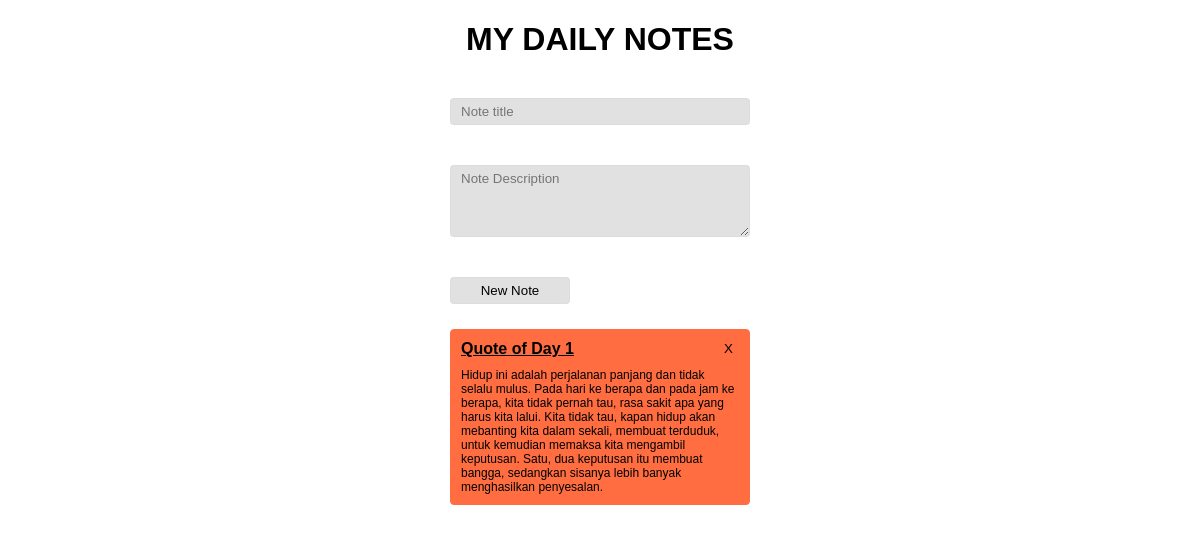
The page / on the database its author committed.
### tables this page shows
CREATE TABLE `note` (
  `id` int(11) NOT NULL,
  `title` varchar(255) NOT NULL,
  `description` varchar(1024) NOT NULL
);

### Connection.php (called while the page is built, shortened)
<?php
class Connection
{
    public PDO $pdo;
    public function __construct()
    {
       $this->pdo = new PDO('mysql:server=localhost;dbname=notes', 'root', '');
       $this->pdo->setAttribute(PDO::ATTR_ERRMODE, PDO::ERRMODE_EXCEPTION);
    }
    public function getNotes()
    {
        $statement = $this->pdo->prepare("SELECT * FROM note ORDER BY description DESC");
        $statement->execute();
        return $statement->fetchAll(PDO::FETCH_ASSOC);
    }
}
return new Connection();
?>

### index.php (the view, shortened to what this page needs)
<?php
$connection = require_once './Connection.php';
$note = $connection->getNotes();
$currentNote = [
    'id' => '',
    'title' => '',
    'description' => ''
];
?>
<!DOCTYPE html>
<html lang="en">
<head>
    <link rel="stylesheet" href="note.css">
</head>
<body>
<div>
    <center><h1>MY DAILY NOTES</h1></center>
    <form class="new-note" action="save.php" method="post">
        <input type="text" name="title" placeholder="Note title"
               autocomplete="off" value="<?php echo $currentNote['title'] ?>">
        <textarea name="description" cols="30" rows="4" placeholder="Note Description"
        ><?php echo $currentNote['description'] ?></textarea>
        <button id="btn-save">
           <?php if ($currentNote['id']): ?>
                Update Note
            <?php else: ?>
                New Note
            <?php endif; ?>
        </button>
    </form>
    <div id="notes">
    <?php foreach ($note as $note): ?>
        <div id="note">
            <div class="title" >
                <a href="?id=<?php echo $note['id'] ?>"><?php echo $note['title'] ?> </a>
            </div>
            <div class="description">
            <?php echo $note['description'] ?>
            </div>
            <form action="delete.php" method="post">
                <button class="close">X</button>
            </form>
        </div>
    <?php endforeach; ?>
    </div>
</div>
</body>
</html>

### note.css (style rules this page uses)
* { box-sizing: border-box; }
body { font-family: Arial; background-color: rgba(255, 255, 255, 0.867); }
.new-note { width: 300px; margin: 0 auto; }
.new-note button { height: 40%; }
.new-note input, .new-note textarea { width: 150%; }
#btn-save { width: 40%; }
.new-note input, .new-note textarea { width: 100%; }
.new-note input, .new-note textarea, #btn-save { font-family: Arial; padding: 5px 10px; display: block; margin-bottom: 15px; background-color: #dddd; background-clip: border-box; border: 1px solid #dddd; border-radius: .25rem; margin-top: 5vh; }
#notes { display: flex; flex-wrap: wrap; justify-content: center; }
#note { background-color: #ff6d41; color: black; display: inline-block; margin: 10px; padding: 10px; position: relative; min-height: 100px; border: 1px solid #ff6d41; border-radius: .25rem; min-width: 100px; max-width: 300px; }
#note .title { margin-bottom: 10px; font-weight: bold; }
#note .title a { color: black; }
#note .close { position: absolute; right: 10px; top: 10px; background-color: transparent; border: none; }
#note .description { font-size: 12px; }

### rows shown on the page
note: title "Quote of Day 1", description "Hidup ini adalah perjalanan panjang dan tidak selalu mulus. Pada hari ke berapa dan pada jam ke berapa, kita tidak pernah tau, rasa sakit apa yang harus kita lalui. Kita tidak tau, kapan hidup akan mebanting kita dalam sekali, membuat terduduk, untuk kemudian memaksa kita mengambil keputusan. Satu, dua keputusan itu membuat bangga, sedangkan sisanya lebih banyak menghasilkan penyesalan."
